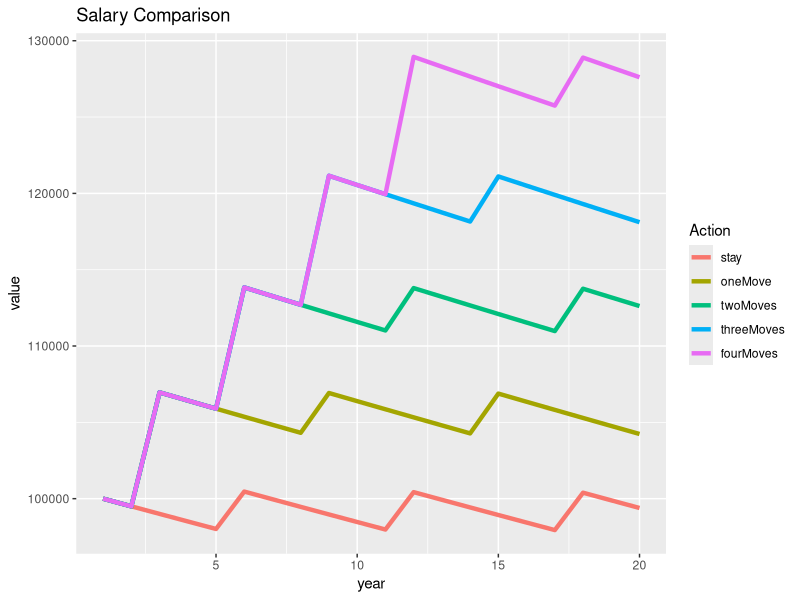

Reproduce this figure in R.
library(ggplot2)
library(reshape)

# Basic function
raiseCompare <- function(nYears,baseSalary,stayRaise,promotionYears,promotionRaise,jumpYears,jumpRaise,inflation=0) {
  #	nYears is number of years to analyze
  #	raises and inflation are numbers representing percent
  
  jumpRaise=jumpRaise/100
  stayRaise=stayRaise/100
  promotionRaise=promotionRaise/100
  inflation=inflation/100
  
  year=1:nYears
  
  stay=baseSalary
  oneMove=baseSalary
  twoMoves=baseSalary
  threeMoves=baseSalary
  fourMoves=baseSalary
  
  for (i in 2:nYears) {
    
    raise=c(1,1,1,1,1)*stayRaise
    
    if (i==jumpYears) {
      raise[2:5]=jumpRaise
    }
    
    if (i==2*jumpYears) {
      raise[3:5]=jumpRaise
    }
    
    if (i==3*jumpYears) {
      raise[4:5]=jumpRaise
    }
    
    if (i==4*jumpYears) {
      raise[5]=jumpRaise
    }
    
    
    tenure=c(i,i-jumpYears,i-2*jumpYears,i-3*jumpYears,i-4*jumpYears)
    
    #raise[which((tenure%%promotionYears==0)&&(tenure>0))] <- promotionRaise
    raise[tenure%%promotionYears==0 & tenure>0] = promotionRaise
    #print(raise)
    
    stay[i]=stay[i-1]*(1+raise[1]-inflation)
    oneMove[i]=oneMove[i-1]*(1+raise[2]-inflation)
    twoMoves[i]=twoMoves[i-1]*(1+raise[3]-inflation)
    threeMoves[i]=threeMoves[i-1]*(1+raise[4]-inflation)
    fourMoves[i]=fourMoves[i-1]*(1+raise[5]-inflation)
    
  }
  
  raiseCompare <- data.frame(year,stay,oneMove,twoMoves,threeMoves,fourMoves)
  
}




nYears=20
baseSalary=100000
stayRaise=2
promotionYears=6
promotionRaise=5
jumpYears=3
jumpRaise=10
inflation=2.5

data <- raiseCompare(nYears,baseSalary,stayRaise,promotionYears,promotionRaise,jumpYears,jumpRaise,inflation)
newdata=melt(data,id='year',variable_name='Action')
qplot(year,value,data=newdata,geom="line",color=Action,main="Salary Comparison",size=I(1.5))
